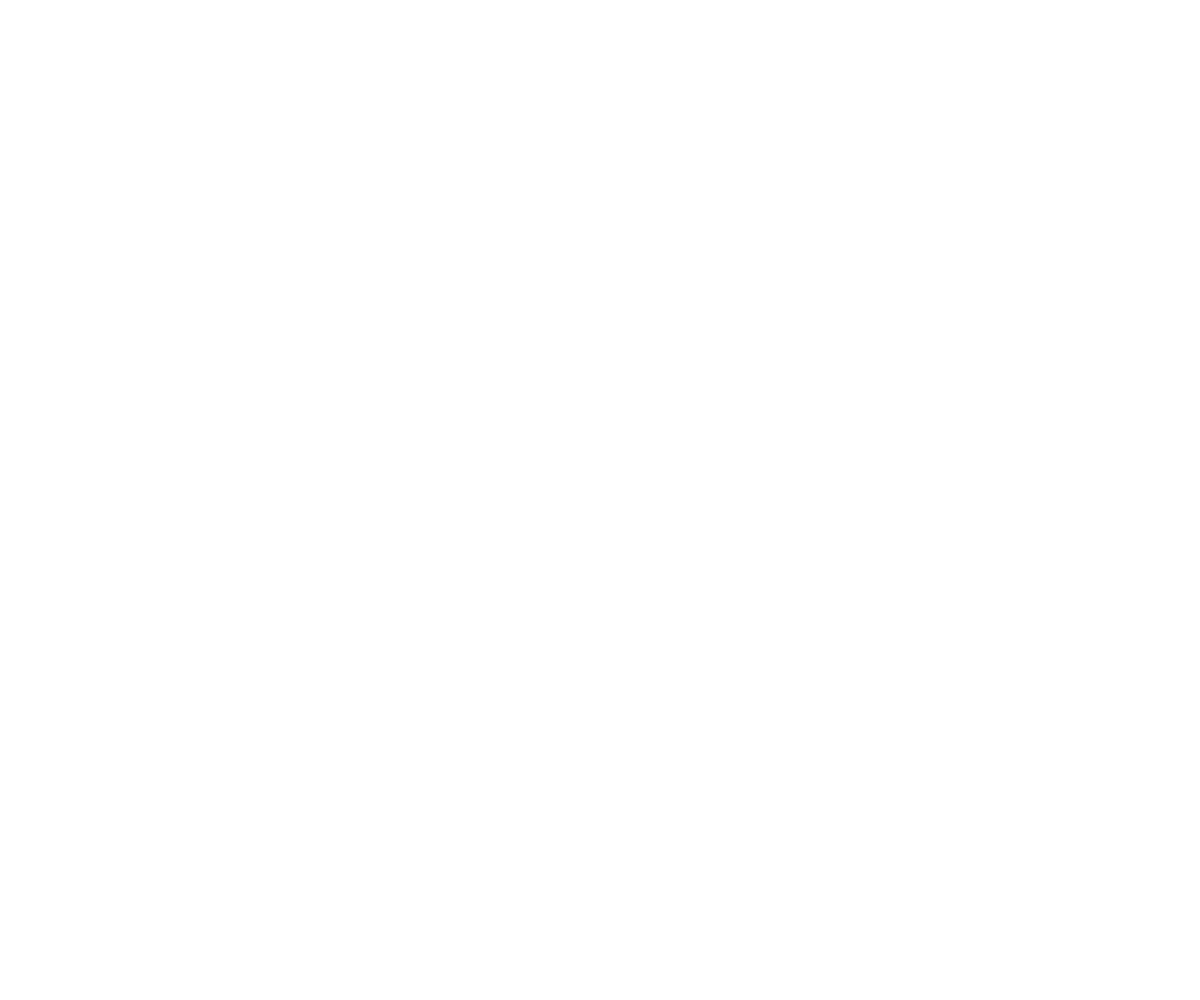
Frame 1 (no input)
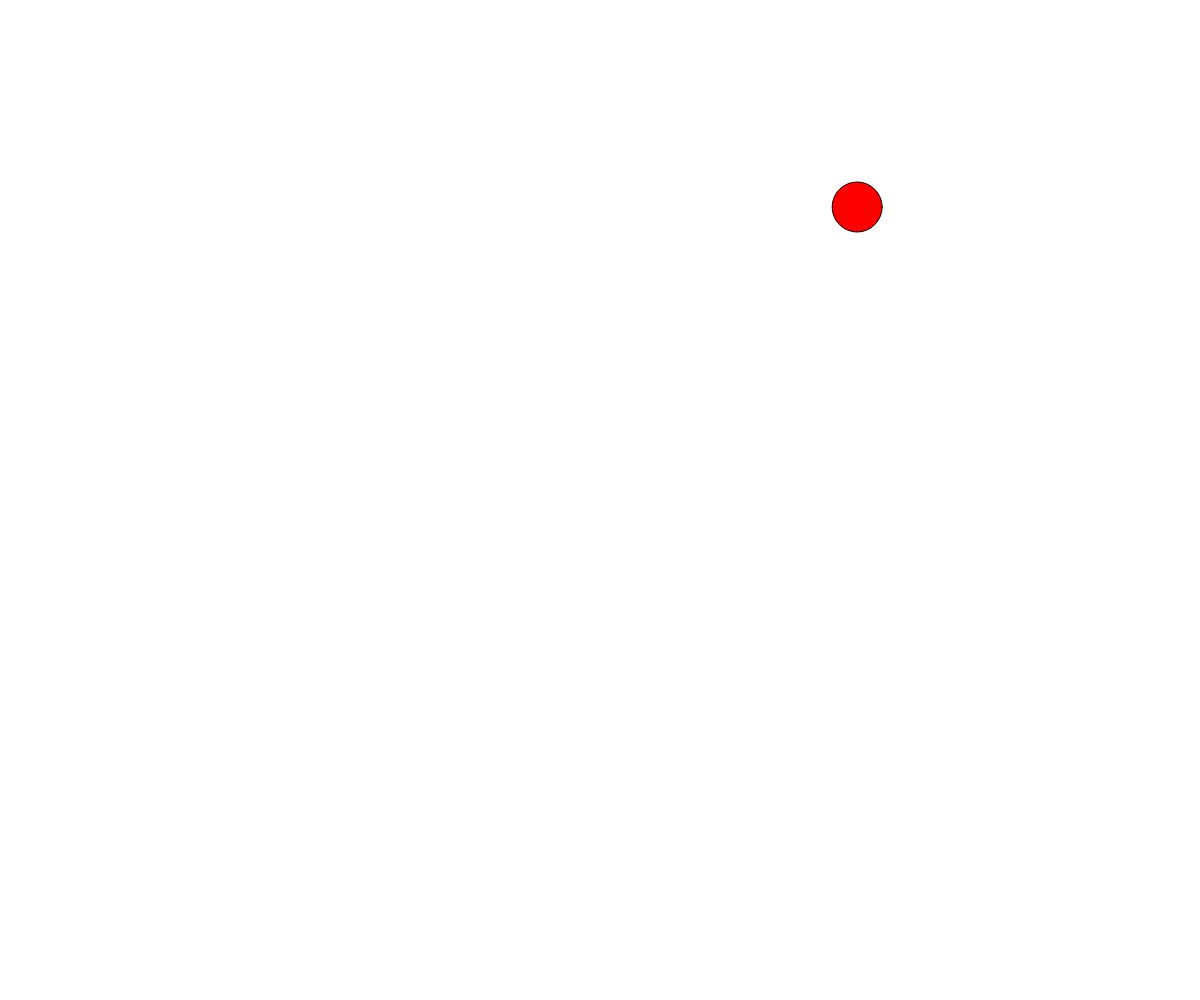
Frame 60 (no input)
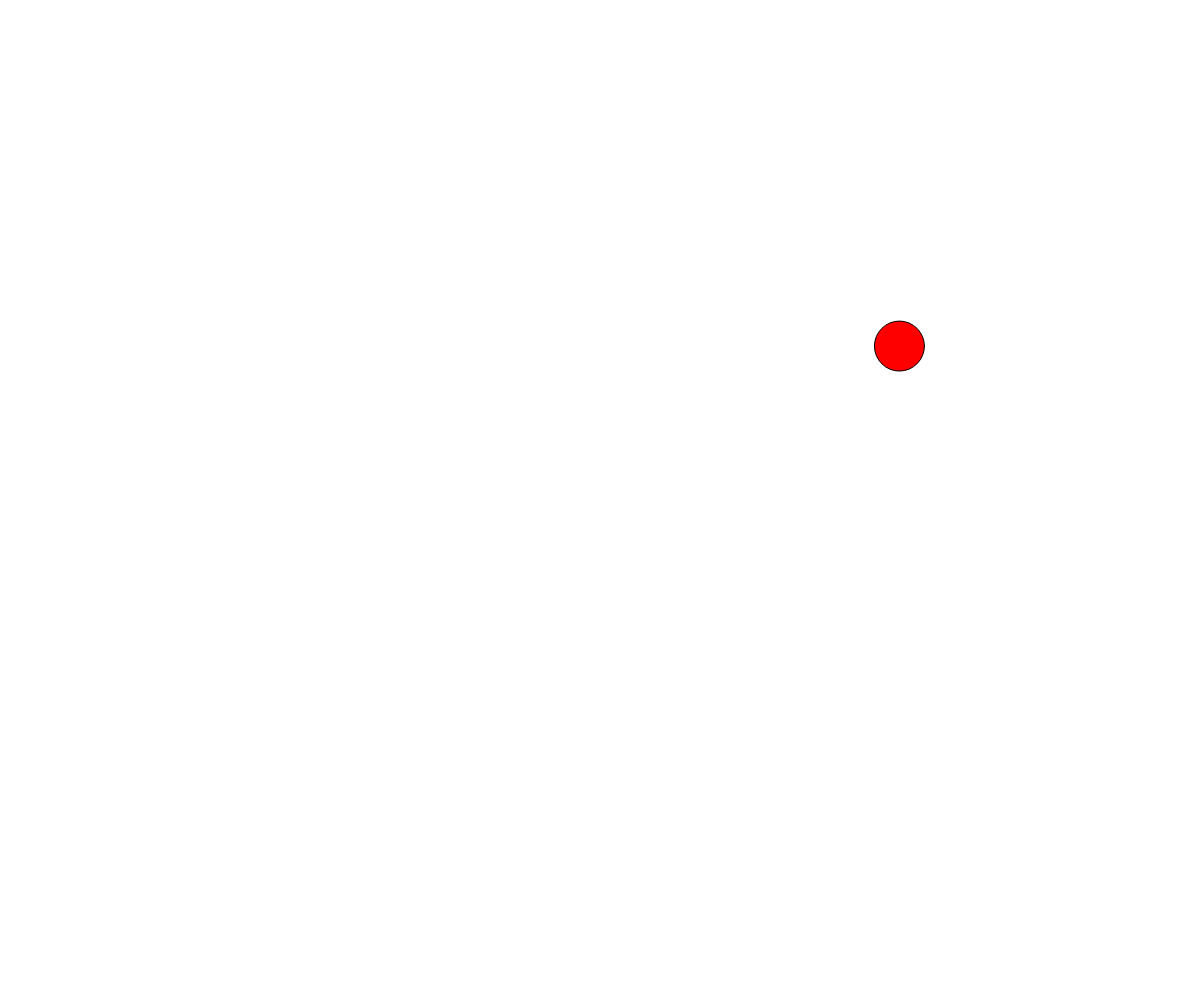
Frame 120 (the mouse pressed at the canvas centre since frame 60)

The p5.js sketch that drew these frames (run headless with seeded random() and noise() and a simulated clock; from frame 60 on, the mouse is pressed at the canvas centre):

// p5.js sketch
// ── sketch.js
// Interactive Scene Project
// Liam Gareau
// Oct 3 2025
//
// Extra for Experts:
// I fiugred out how to make the scroll wheel when scroll up and down shufle through a list of colors to change the color of your ball

//All of my variables
let timer = 0;
let points = 0;
let x;
let y;
let radius = 50/2;
let direction = " ";
let colors = ["red","orange","yellow","green","blue","purple"];
let colorIndex = 0;
let drawStroke = true;

//Setup step
function setup(){
  createCanvas(windowWidth, windowHeight);
}

//Draw step
function draw(){
  textSize(12);
  drawCircle();
  makeStroke();
  keyPressed();
}

//Main function that spawns in the circles and counts the time of the game so that it stops after 60 seconds
function drawCircle(){
  for (let t = timer; t <= 60; t++){
    if (frameCount % 60 === 0){
      clear();
      randomXandY();
      changeColor();
      fill(colors[colorIndex]);
      circle(x,y,50);
      timer++;
      direction = "middle";
    }
    return;
  }
  if (timer > 60) {
    clear();
    text("Congrats, You got " + points + " Points!", width / 2, height / 2);
  }
}

//Added function to randomize x and y values where their needed
function randomXandY(){
  x = random(width);
  y = random(height);
}

//Ask's if the mouse is on the circle and if clicked gives you point
//It's made so that the more you click on the ball the more points are rewarded so that you arent hard capped at a max of 60 points
function mouseClicked() {
  if (mouseX < x + radius && mouseX > x - radius && mouseY < y + radius && mouseY > y - radius){
    points++;
  }
}

//Detects if mouse wheel scrolled up or down using state variables
function mouseWheel(event){
  if (event.delta > 0) {
    direction = "up";
  } 
  else if(event.delta < 0){
    direction = "down";
  }
  else if(event.delta === 0){
    direction = "middle";
  }
}

//Detects the current state variable and scrolls through the color list to give you a color
//Coded so that if you go over the amount of things in the list it loops back to the beginning allowing fo more colors to be added in the future
function changeColor(){
  if (direction === "up"){
    colorIndex = (colorIndex + 1) % colors.length;
  }
  else if (direction === "down"){
    colorIndex = (colorIndex - 1 + colors.length) % colors.length;
  }
  else if (direction === "middle"){
    colorIndex = colorIndex;
  }
}

//Makes the stroke black or have no stroke depending on if drawStroke the boolean is true or false
function makeStroke(){
  if (drawStroke){
    stroke("black");
  }
  else{
    noStroke();
  }
}

//Makes the boolean drawStroke true or false when S key is pressed
function keyPressed(){
  if (keyCode === 83){
    drawStroke = !drawStroke;
  }
}
